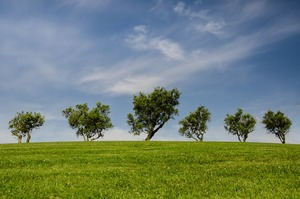
#> input picture lab1/test_images/tree.png, 300 x 199 px
$ python lab.py
#> lines starting #> are read from the running program, lines starting #| are printed output that depends on the picture
#!/usr/bin/env python3

import math

from PIL import Image


##copying from lab0##
#obtains a pixel of coordinate (x,y) from an image (in this case result)
#the 'normal' format of get_pixel is (y*width)+x
#the if and elif statements account for out-of-image pixels, used in correlate
# [10 lines left out: function get_pixel, not called in this run]

#sets a pixel of image result at (x,y) to the value c
def set_pixel(result, x, y, c):
    result['pixels'][(y*(result['width']))+x] = c

#makes an image the size of image with all pixel values 0
# [16 lines left out: functions initial, apply_per_pixel, not called in this run]

#inverts the image
def inverted(image):
    return apply_per_pixel(image, lambda c: 255-c)

#takes an image and applies a kernel in the form of a list
# [48 lines left out: functions correlate, round_and_clip_image, sharpblur, not called in this run]
#look at section 5.1, does sharpblur but w/ round&clip so is complete
def blurred(image, n):
    return round_and_clip_image(sharpblur(image,n))
#does a blur w/o round&clip, then performs a 2*I-B thing, section 5.2
# [70 lines left out: functions sharpened, edges, load_greyscale_image, save_greyscale_image, not called in this run]

# VARIOUS FILTERS

def split_color_to_grey(image):
    red=[]
    green=[]
    blue=[]
    for i in range(len(image['pixels'])):
        red.append(image['pixels'][i][0])
        green.append(image['pixels'][i][1])
        blue.append(image['pixels'][i][2])
    red_image={'height':image['height'],'width':image['width'],'pixels':red}
    green_image={'height':image['height'],'width':image['width'],'pixels':green}
    blue_image={'height':image['height'],'width':image['width'],'pixels':blue}
    return (red_image, green_image, blue_image)
def combine_grey_to_color(tuple):
    new_color_image={'height':tuple[0]['height'],'width':tuple[0]['width'],'pixels':[]}
    for i in range(len(tuple[0]['pixels'])):
        new_color_image['pixels'].append((tuple[0]['pixels'][i],tuple[1]['pixels'][i],tuple[2]['pixels'][i]))
    return new_color_image

def color_filter_from_greyscale_filter(func):
    def filtering_separately(image):
        new_color_image=split_color_to_grey(image)
        red_filt=func(new_color_image[0])
        green_filt=func(new_color_image[1])
        blue_filt=func(new_color_image[2])
        filtered_color=combine_grey_to_color((red_filt,green_filt,blue_filt))
        return filtered_color
    return filtering_separately
    """
    Given a filter that takes a greyscale image as input and produces a
    greyscale image as output, returns a function that takes a color image as
    input and produces the filtered color image.
    """


# [190 lines left out: functions make_blur_filter, make_sharpen_filter, filter_cascade, repeated_seaming, seam_carving, greyscale_image_from_color_image and 6 more, not called in this run]

def threshold(threshold_value):
    def thresholding(image):
        new_image={
        'height': image['height'],
        'width': image['width'],
        'pixels':image['pixels'].copy()}
        removing=[]
        for i in range(len(image['pixels'])):
            if image['pixels'][i]<threshold_value:
                new_image['pixels'][i]=0
        return new_image
    return thresholding

# HELPER FUNCTIONS FOR LOADING AND SAVING COLOR IMAGES

def load_color_image(filename):
    """
    Loads a color image from the given file and returns a dictionary
    representing that image.

    Invoked as, for example:
       i = load_color_image('test_images/cat.png')
    """
#> called with filename = 'test_images/tree.png'
    with open(filename, 'rb') as img_handle:
        img = Image.open(img_handle)
#> img is the input picture: PIL image 300x199 RGB; mean R, G, B 111.9, 129.2, 113.7
        img = img.convert('RGB')  # in case we were given a greyscale image
        img_data = img.getdata()
        pixels = list(img_data)
#> pixels = 59700 items
        w, h = img.size
#> w = 300; h = 199
        return {'height': h, 'width': w, 'pixels': pixels}


def save_color_image(image, filename, mode='PNG'):
    """
    Saves the given color image to disk or to a file-like object.  If filename
    is given as a string, the file type will be inferred from the given name.
    If filename is given as a file-like object, the file type will be
    determined by the 'mode' parameter.
    """
    out = Image.new(mode='RGB', size=(image['width'], image['height']))
    out.putdata(image['pixels'])
    if isinstance(filename, str):
        out.save(filename)
    else:
        out.save(filename, mode)
    out.close()


if __name__ == '__main__':
    a=load_color_image('test_images/tree.png')
#> a = 3 items
    color_threshold=color_filter_from_greyscale_filter(threshold(100))
    save_color_image(color_threshold(a),'new_tree.png',mode='PNG')
#> after the loop in split_color_to_grey, `for i in range(len(image['pixels'])):`: blue = 59700 items
#> after the loop in thresholding, `for i in range(len(image['pixels'])):`: new_image = 3 items
#> in save_color_image, `out = Image.new(mode='RGB', size=(image['width'], image['height']))`: out: PIL image 300x199 RGB; every value is 0
#> in save_color_image, `out.putdata(image['pixels'])`:
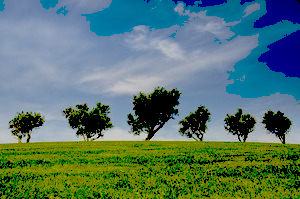
#> out: PIL image 300x199 RGB; mean R, G, B 86.1, 118.8, 105.9
    #save_greyscale_image((b),'new_pattern.png',mode='PNG')
    # code in this block will only be run when you explicitly run your script,
    # and not when the tests are being run.  this is a good place for
    # generating images, etc.
    pass

$ run again, with lab1/test_images/bluegill.png copied over lab1/test_images/tree.png
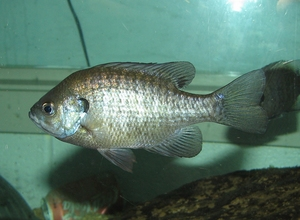
#> input picture lab1/test_images/bluegill.png, 300 x 220 px
#> in load_color_image, img is the input picture: PIL image 300x220 RGB; mean R, G, B 86.7, 118.4, 104.7
#> pixels = 66000 items
#> a = 3 items
#> after the loop in split_color_to_grey, `for i in range(len(image['pixels'])):`: blue = 66000 items
#> after the loop in thresholding, `for i in range(len(image['pixels'])):`: new_image = 3 items
#> in save_color_image, `out.putdata(image['pixels'])`:
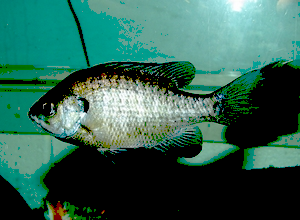
#> out: PIL image 300x220 RGB; mean R, G, B 48.5, 97.7, 83.3

$ run again, with lab1/test_images/cat.png copied over lab1/test_images/tree.png
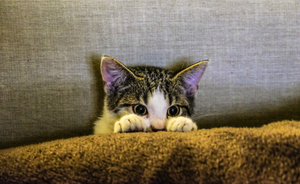
#> input picture lab1/test_images/cat.png, 300 x 184 px
#> in load_color_image, img is the input picture: PIL image 300x184 RGB; mean R, G, B 123.5, 111, 89.6
#> pixels = 55200 items
#> a = 3 items
#> after the loop in split_color_to_grey, `for i in range(len(image['pixels'])):`: blue = 55200 items
#> after the loop in thresholding, `for i in range(len(image['pixels'])):`: new_image = 3 items
#> in save_color_image, `out.putdata(image['pixels'])`:
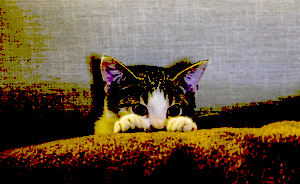
#> out: PIL image 300x184 RGB; mean R, G, B 103.1, 87.7, 66.5

$ run again, with lab1/test_images/chess.png copied over lab1/test_images/tree.png
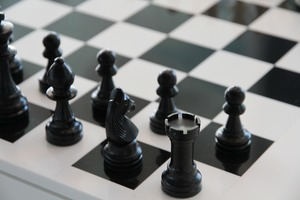
#> input picture lab1/test_images/chess.png, 300 x 200 px
#> in load_color_image, img is the input picture: PIL image 300x200 RGB; mean R, G, B 125.9, 127.3, 126.6
#> pixels = 60000 items
#> a = 3 items
#> after the loop in split_color_to_grey, `for i in range(len(image['pixels'])):`: blue = 60000 items
#> after the loop in thresholding, `for i in range(len(image['pixels'])):`: new_image = 3 items
#> in save_color_image, `out.putdata(image['pixels'])`:
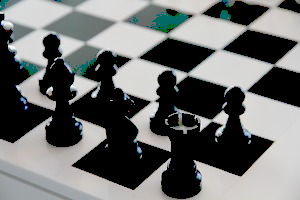
#> out: PIL image 300x200 RGB; mean R, G, B 107.1, 109.2, 108.4
